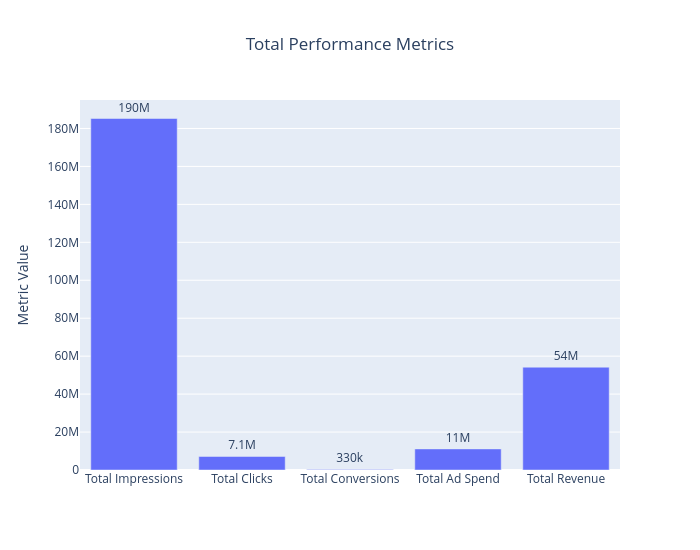

Notebook source saved alongside this figure:
### Code cell
# plot total impressions, clicks, conversions, ad spend, and revenue
cols_plot = overall_df[overall_df['Metric'].isin([
    'Total Impressions', 'Total Clicks', 'Total Conversions', 'Total Ad Spend', 'Total Revenue'])]
fig = px.bar(cols_plot, x='Metric', y='Value', text='Value', title='Total Performance Metrics')
fig.update_traces(texttemplate='%{text:.2s}', textposition='outside')
fig.update_layout(uniformtext_minsize=8, uniformtext_mode='hide')
fig.update_layout(title={'text': 'Total Performance Metrics', 'x': 0.5, 'xanchor': 'center'},
                  xaxis_title='', 
                  yaxis_title='Metric Value', 
                  legend_title='Metric',
                  height=550, width=700)
fig.show()

### Figure 1 — Plotly figure (JSON) as saved in the notebook; plotly's stock layout.template omitted (floating-point values rounded to 4 significant figures)
{"data": [{"hovertemplate": "Metric=%{x}<br>Value=%{text}<extra></extra>", "legendgroup": "", "marker": {"color": "#636efa", "pattern": {"shape": ""}}, "name": "", "orientation": "v", "showlegend": false, "text": [185300000.0, 7133000.0, 326800.0, 11110000.0, 54180000.0], "textposition": "outside", "texttemplate": "%{text:.2s}", "type": "bar", "x": ["Total Impressions", "Total Clicks", "Total Conversions", "Total Ad Spend", "Total Revenue"], "xaxis": "x", "y": [185300000.0, 7133000.0, 326800.0, 11110000.0, 54180000.0], "yaxis": "y"}], "layout": {"barmode": "relative", "height": 550, "legend": {"title": {"text": "Metric"}, "tracegroupgap": 0}, "title": {"text": "Total Performance Metrics", "x": 0.5, "xanchor": "center"}, "uniformtext": {"minsize": 8, "mode": "hide"}, "width": 700, "xaxis": {"anchor": "y", "domain": [0, 1], "title": {"text": ""}}, "yaxis": {"anchor": "x", "domain": [0, 1], "title": {"text": "Metric Value"}}}}
